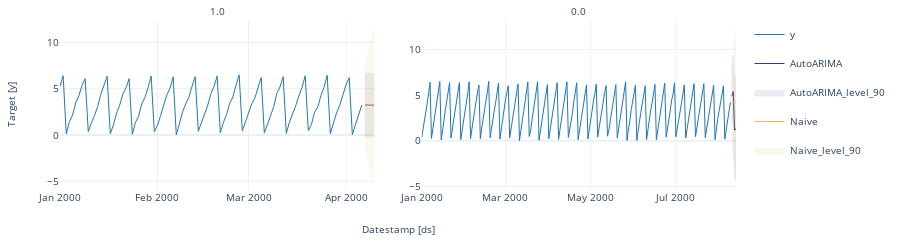

The cell this chart's notebook holds for it:
### Code cell
#| hide
fcst.plot(panel_df.query('unique_id in [0, 1]'), fcsts_df, models=['AutoARIMA', 'Naive'], level=[90])

### Figure 1 — Plotly figure (JSON) as saved in the notebook; plotly's stock layout.template omitted (floating-point values rounded to 4 significant figures; data arrays with more than 128 entries replaced by an {"elided": "..."} marker saying what was removed)
{"data": [{"legendgroup": "y", "line": {"color": "#1f77b4", "width": 1}, "mode": "lines", "name": "y", "showlegend": true, "type": "scatter", "x": ["2000-01-01T00:00:00", "2000-01-02T00:00:00", "2000-01-03T00:00:00", "2000-01-04T00:00:00", "2000-01-05T00:00:00", "2000-01-06T00:00:00", "2000-01-07T00:00:00", "2000-01-08T00:00:00", "2000-01-09T00:00:00", "2000-01-10T00:00:00", "2000-01-11T00:00:00", "2000-01-12T00:00:00", "2000-01-13T00:00:00", "2000-01-14T00:00:00", "2000-01-15T00:00:00", "2000-01-16T00:00:00", "2000-01-17T00:00:00", "2000-01-18T00:00:00", "2000-01-19T00:00:00", "2000-01-20T00:00:00", "2000-01-21T00:00:00", "2000-01-22T00:00:00", "2000-01-23T00:00:00", "2000-01-24T00:00:00", "2000-01-25T00:00:00", "2000-01-26T00:00:00", "2000-01-27T00:00:00", "2000-01-28T00:00:00", "2000-01-29T00:00:00", "2000-01-30T00:00:00", "2000-01-31T00:00:00", "2000-02-01T00:00:00", "2000-02-02T00:00:00", "2000-02-03T00:00:00", "2000-02-04T00:00:00", "2000-02-05T00:00:00", "2000-02-06T00:00:00", "2000-02-07T00:00:00", "2000-02-08T00:00:00", "2000-02-09T00:00:00", "2000-02-10T00:00:00", "2000-02-11T00:00:00", "2000-02-12T00:00:00", "2000-02-13T00:00:00", "2000-02-14T00:00:00", "2000-02-15T00:00:00", "2000-02-16T00:00:00", "2000-02-17T00:00:00", "2000-02-18T00:00:00", "2000-02-19T00:00:00", "2000-02-20T00:00:00", "2000-02-21T00:00:00", "2000-02-22T00:00:00", "2000-02-23T00:00:00", "2000-02-24T00:00:00", "2000-02-25T00:00:00", "2000-02-26T00:00:00", "2000-02-27T00:00:00", "2000-02-28T00:00:00", "2000-02-29T00:00:00", "2000-03-01T00:00:00", "2000-03-02T00:00:00", "2000-03-03T00:00:00", "2000-03-04T00:00:00", "2000-03-05T00:00:00", "2000-03-06T00:00:00", "2000-03-07T00:00:00", "2000-03-08T00:00:00", "2000-03-09T00:00:00", "2000-03-10T00:00:00", "2000-03-11T00:00:00", "2000-03-12T00:00:00", "2000-03-13T00:00:00", "2000-03-14T00:00:00", "2000-03-15T00:00:00", "2000-03-16T00:00:00", "2000-03-17T00:00:00", "2000-03-18T00:00:00", "2000-03-19T00:00:00", "2000-03-20T00:00:00", "2000-03-21T00:00:00", "2000-03-22T00:00:00", "2000-03-23T00:00:00", "2000-03-24T00:00:00", "2000-03-25T00:00:00", "2000-03-26T00:00:00", "2000-03-27T00:00:00", "2000-03-28T00:00:00", "2000-03-29T00:00:00", "2000-03-30T00:00:00", "2000-03-31T00:00:00", "2000-04-01T00:00:00", "2000-04-02T00:00:00", "2000-04-03T00:00:00", "2000-04-04T00:00:00", "2000-04-05T00:00:00", "2000-04-06T00:00:00"], "xaxis": "x", "y": [5.242, 6.394, 0.1147, 1.44, 2.157, 3.479, 4.236, 5.356, 6.077, 0.3652, 1.323, 2.107, 3.093, 4.404, 5.374, 6.337, 0.1384, 1.087, 2.352, 3.232, 4.42, 5.102, 6.082, 0.06242, 1.361, 2.015, 3.373, 4.046, 5.109, 6.375, 0.3658, 1.023, 2.105, 3.143, 4.339, 5.032, 6.278, 0.00462, 1.417, 2.492, 3.352, 4.091, 5.256, 6.29, 0.3938, 1.303, 2.109, 3.228, 4.439, 5.246, 6.358, 0.2431, 1.354, 2.249, 3.422, 4.097, 5.387, 6.487, 0.4312, 1.39, 2.493, 3.377, 4.002, 5.135, 6.205, 0.2141, 1.149, 2.201, 3.06, 4.49, 5.203, 6.285, 0.1718, 1.394, 2.206, 3.18, 4.2, 5.151, 6.388, 0.4631, 1.163, 2.476, 3.007, 4.267, 5.152, 6.441, 0.1253, 1.339, 2.405, 3.216, 4.376, 5.415, 6.19, 0.04827, 1.128, 2.296, 3.238], "yaxis": "y"}, {"legendgroup": "y", "line": {"color": "#1f77b4", "width": 1}, "mode": "lines", "name": "y", "showlegend": false, "type": "scatter", "x": {"elided": "222 str values"}, "xaxis": "x2", "y": {"elided": "222 float values"}, "yaxis": "y2"}, {"legendgroup": "AutoARIMA", "line": {"color": "#393b79", "width": 1}, "mode": "lines", "name": "AutoARIMA", "showlegend": true, "type": "scatter", "x": ["2000-04-07T00:00:00", "2000-04-08T00:00:00", "2000-04-09T00:00:00", "2000-04-10T00:00:00"], "xaxis": "x", "y": [3.233, 3.233, 3.233, 3.233], "yaxis": "y"}, {"fill": "toself", "fillcolor": "#393b79", "legendgroup": "AutoARIMA_level_90", "line": {"color": "#393b79", "width": 1}, "mode": "lines", "name": "AutoARIMA_level_90", "opacity": 0.1, "showlegend": true, "type": "scatter", "x": ["2000-04-07T00:00:00.000000000", "2000-04-08T00:00:00.000000000", "2000-04-09T00:00:00.000000000", "2000-04-10T00:00:00.000000000", "2000-04-10T00:00:00.000000000", "2000-04-09T00:00:00.000000000", "2000-04-08T00:00:00.000000000", "2000-04-07T00:00:00.000000000"], "xaxis": "x", "y": [6.645, 6.645, 6.645, 6.645, -0.1799, -0.1799, -0.1799, -0.1799], "yaxis": "y"}, {"legendgroup": "Naive", "line": {"color": "#e7ba52", "width": 1}, "mode": "lines", "name": "Naive", "showlegend": true, "type": "scatter", "x": ["2000-04-07T00:00:00", "2000-04-08T00:00:00", "2000-04-09T00:00:00", "2000-04-10T00:00:00"], "xaxis": "x", "y": [3.238, 3.238, 3.238, 3.238], "yaxis": "y"}, {"fill": "toself", "fillcolor": "#e7ba52", "legendgroup": "Naive_level_90", "line": {"color": "#e7ba52", "width": 1}, "mode": "lines", "name": "Naive_level_90", "opacity": 0.1, "showlegend": true, "type": "scatter", "x": ["2000-04-07T00:00:00.000000000", "2000-04-08T00:00:00.000000000", "2000-04-09T00:00:00.000000000", "2000-04-10T00:00:00.000000000", "2000-04-10T00:00:00.000000000", "2000-04-09T00:00:00.000000000", "2000-04-08T00:00:00.000000000", "2000-04-07T00:00:00.000000000"], "xaxis": "x", "y": [7.367, 9.077, 10.39, 11.5, -5.019, -3.913, -2.601, -0.8905], "yaxis": "y"}, {"legendgroup": "AutoARIMA", "line": {"color": "#393b79", "width": 1}, "mode": "lines", "name": "AutoARIMA", "showlegend": false, "type": "scatter", "x": ["2000-08-10T00:00:00", "2000-08-11T00:00:00", "2000-08-12T00:00:00", "2000-08-13T00:00:00"], "xaxis": "x2", "y": [4.858, 5.389, 1.143, 1.346], "yaxis": "y2"}, {"fill": "toself", "fillcolor": "#393b79", "legendgroup": "AutoARIMA_level_90", "line": {"color": "#393b79", "width": 1}, "mode": "lines", "name": "AutoARIMA_level_90", "opacity": 0.1, "showlegend": false, "type": "scatter", "x": ["2000-08-10T00:00:00.000000000", "2000-08-11T00:00:00.000000000", "2000-08-12T00:00:00.000000000", "2000-08-13T00:00:00.000000000", "2000-08-13T00:00:00.000000000", "2000-08-12T00:00:00.000000000", "2000-08-11T00:00:00.000000000", "2000-08-10T00:00:00.000000000"], "xaxis": "x2", "y": [7.861, 9.313, 6.453, 7.165, -4.473, -4.167, 1.466, 1.854], "yaxis": "y2"}, {"legendgroup": "Naive", "line": {"color": "#e7ba52", "width": 1}, "mode": "lines", "name": "Naive", "showlegend": false, "type": "scatter", "x": ["2000-08-10T00:00:00", "2000-08-11T00:00:00", "2000-08-12T00:00:00", "2000-08-13T00:00:00"], "xaxis": "x2", "y": [4.228, 4.228, 4.228, 4.228], "yaxis": "y2"}, {"fill": "toself", "fillcolor": "#e7ba52", "legendgroup": "Naive_level_90", "line": {"color": "#e7ba52", "width": 1}, "mode": "lines", "name": "Naive_level_90", "opacity": 0.1, "showlegend": false, "type": "scatter", "x": ["2000-08-10T00:00:00.000000000", "2000-08-11T00:00:00.000000000", "2000-08-12T00:00:00.000000000", "2000-08-13T00:00:00.000000000", "2000-08-13T00:00:00.000000000", "2000-08-12T00:00:00.000000000", "2000-08-11T00:00:00.000000000", "2000-08-10T00:00:00.000000000"], "xaxis": "x2", "y": [8.257, 9.925, 11.21, 12.29, -3.829, -2.749, -1.469, 0.1996], "yaxis": "y2"}], "layout": {"annotations": [{"font": {"size": 10}, "showarrow": false, "text": "1.0", "x": 0.2325, "xanchor": "center", "xref": "paper", "y": 1, "yanchor": "bottom", "yref": "paper"}, {"font": {"size": 10}, "showarrow": false, "text": "0.0", "x": 0.7675, "xanchor": "center", "xref": "paper", "y": 1, "yanchor": "bottom", "yref": "paper"}, {"font": {"size": 10}, "showarrow": false, "text": "Datestamp [ds]", "x": 0.5, "xanchor": "center", "xref": "paper", "y": 0, "yanchor": "top", "yref": "paper", "yshift": -30}, {"font": {"size": 10}, "showarrow": false, "text": "Target [y]", "textangle": -90, "x": 0, "xanchor": "right", "xref": "paper", "xshift": -40, "y": 0.5, "yanchor": "middle", "yref": "paper"}], "autosize": true, "font": {"size": 10}, "height": 150, "margin": {"b": 50, "l": 60, "r": 10, "t": 20}, "xaxis": {"anchor": "y", "domain": [0, 0.465], "showticklabels": true, "visible": true}, "xaxis2": {"anchor": "y2", "domain": [0.535, 1.0], "showticklabels": true, "visible": true}, "yaxis": {"anchor": "x", "domain": [0, 1]}, "yaxis2": {"anchor": "x2", "domain": [0, 1]}}}
